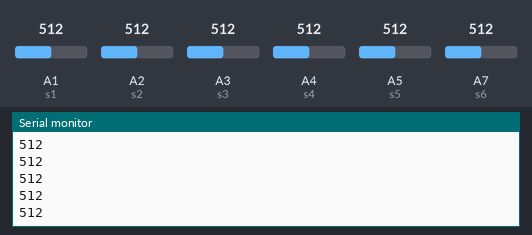
A sketch run on a simulated Arduino Nano, built with avr-gcc and run on an emulated ATmega328P. Shown: the last lines printed to the serial monitor. The test bench sets the inputs (shaded band); at power-on: A1 (s1) = 512, A7 (s6) = 512, A2 (s2) = 512, A3 (s3) = 512, A4 (s4) = 512, A5 (s5) = 512.

Above: at 1.2 s.
1.3 s: A1 (s1) set to 716
At 2.0 s:
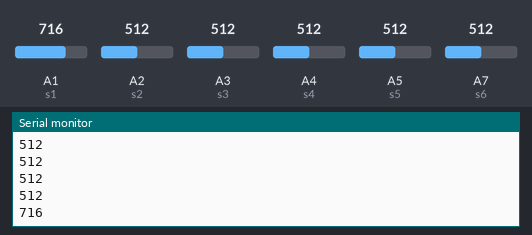
2.8 s: A7 (s6) set to 716
At 3.6 s:
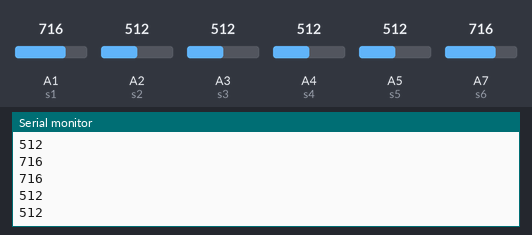
4.3 s: A2 (s2) set to 306
At 5.0 s:
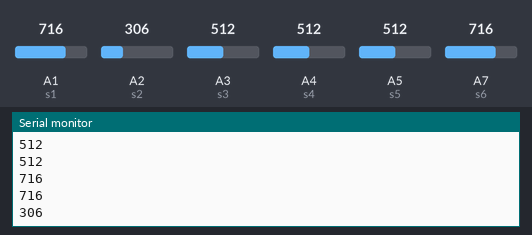
5.8 s: A3 (s3) set to 992
At 6.7 s:
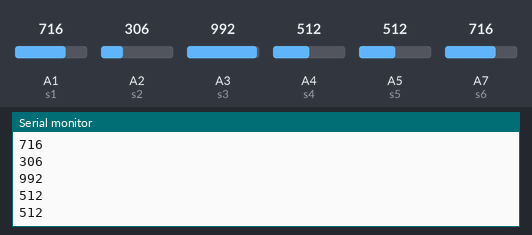
7.3 s: A4 (s4) set to 30
At 7.9 s:
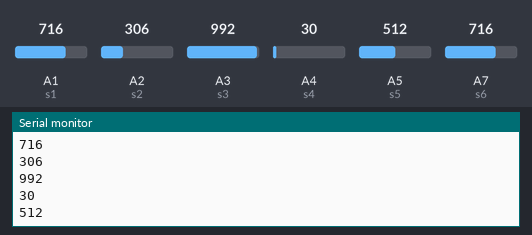
8.8 s: A5 (s5) set to 30
At 9.8 s:
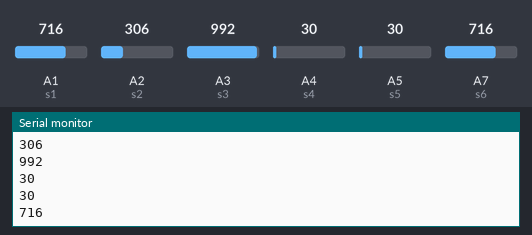
Timing chart, 0 to 11.3 s (numbered marks = the images above; inputs shaded):
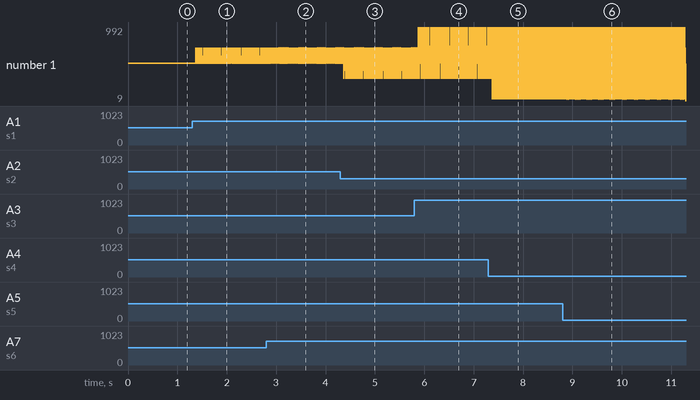

Measured:
- after the input at 1.3 s, the serial monitor: prints a new line after 0.07 s (image 1)
- after the input at 4.3 s, the serial monitor: prints a new line after 0.07 s (image 3)
- after the input at 5.8 s, the serial monitor: prints a new line after 0.08 s (image 4)
- after the input at 7.3 s, the serial monitor: prints a new line after 0.08 s (image 5)
- plotted number 1: 716 → 30 after the input at 7.3 s, 30 → 9 after the input at 8.8 s

The sketch:

sensINF_flitro.ino
```cpp
void setup() {
  Serial.begin(9600);
#define s1 A1
#define s2 A2
#define s3 A3
#define s4 A4
#define s5 A5
#define s6 A7
}

void loop() {

int v1 = analogRead(s1);
Serial.println(v1);

int v2 = analogRead(s2);
Serial.println(v2);

int v3 = analogRead(s3);
Serial.println(v3);

int v4 = analogRead(s4);
Serial.println(v4);

int v5 = analogRead(s5);
Serial.println(v5);

int v6 = analogRead(s6);
Serial.println(v6);


}
```
